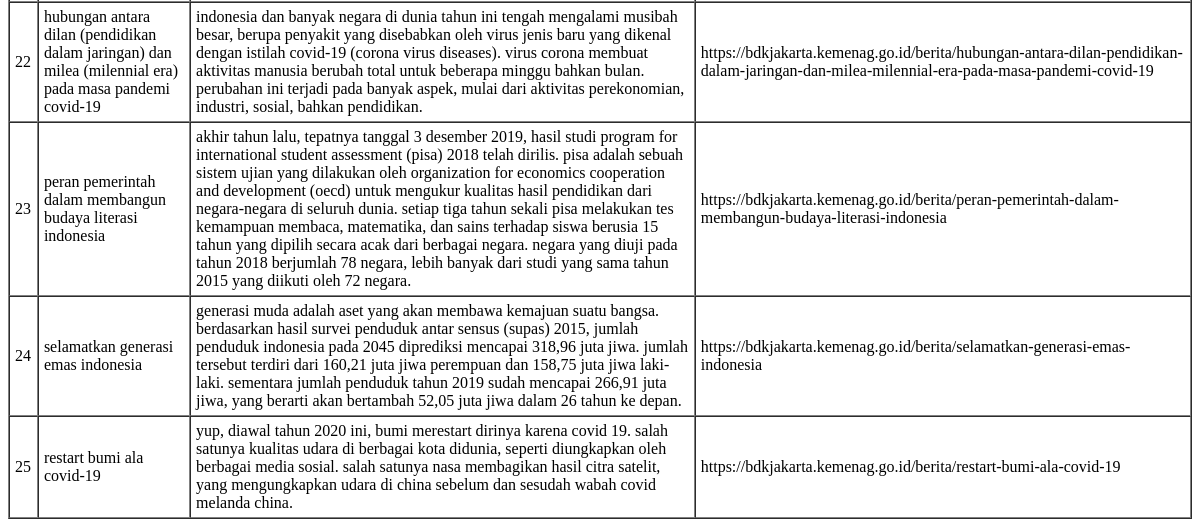
The app's page /lowercase.php (lower part), older data.
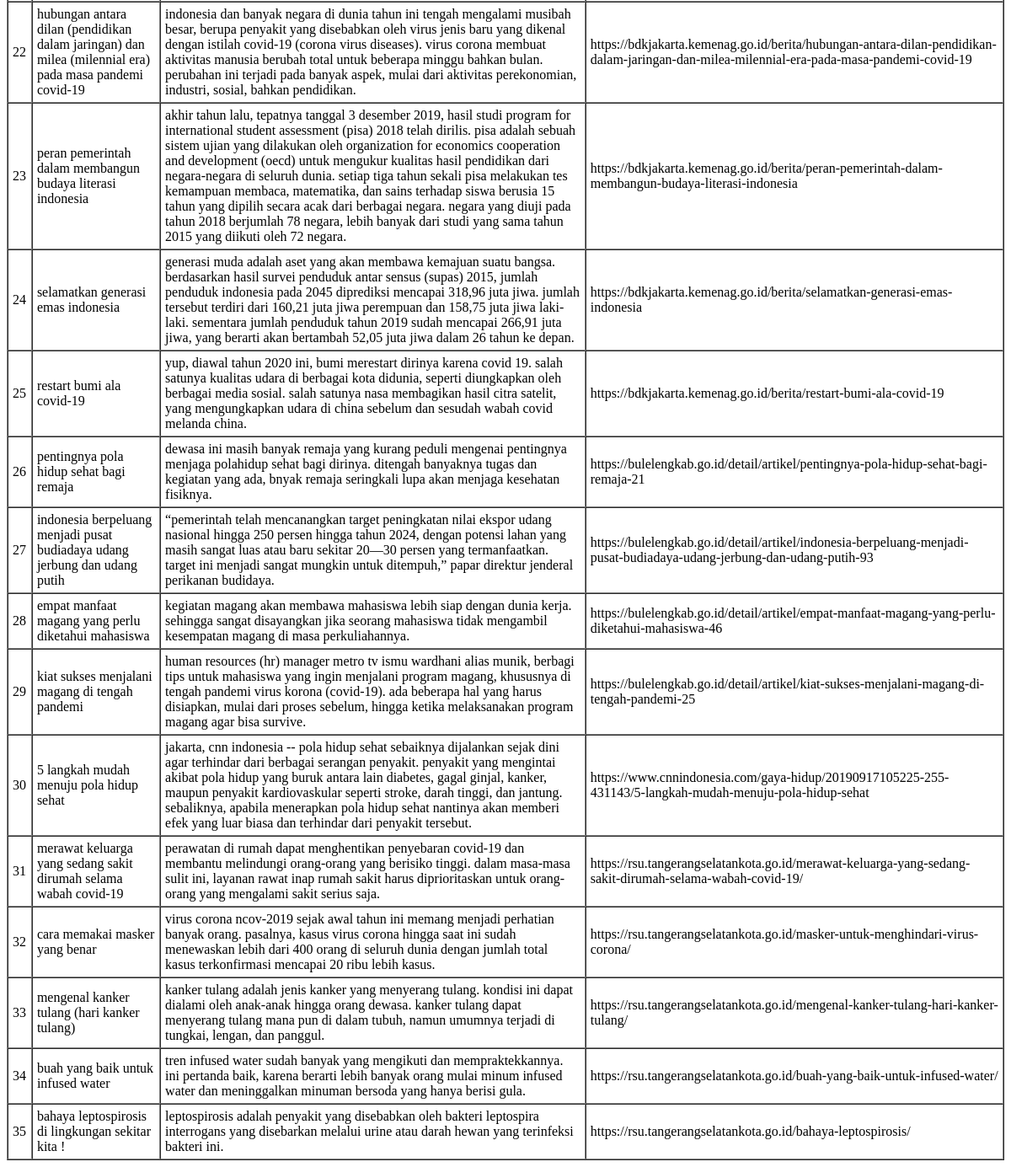
The same page, newer data.
### tables this page shows
CREATE TABLE `berita`  (
  `id` int(5) NOT NULL AUTO_INCREMENT,
  `judul` tinytext NOT NULL,
  `isi` text NOT NULL,
  `url` text NOT NULL,
  INDEX `hasil`(`id`) USING BTREE
);

### lowercase.php (the view, shortened to what this page needs)
<table border=1 cellpadding=5 cellspacing=0>
<?php
include "index.php";
include "koneksi.php";
$query = "SELECT * FROM berita";
$result = mysqli_query($koneksi,$query);
while($row = mysqli_fetch_array($result)){
echo "<tr>";
$id1 = $row['id'];
$judul1 = $row['judul'];
$isi1 = $row['isi'];
$url1 = $row['url'];
echo "<td><font color=blue></font>" .  $id1 . "<br></td>";
echo "<td><font color=blue></font>" .  strtolower($judul1) . "<br></td>";
echo "<td><font color=blue></font>" .  strtolower($isi1) . "<br></td>";
echo "<td><font color=blue></font>" .  strtolower($url1) . "<br></td>";
echo "</tr>";
}
?>

Row changes from the older to the newer data that the page shows:
added berita: id "26", judul "pentingnya pola hidup sehat bagi remaja", isi "dewasa ini masih banyak remaja yang kurang peduli mengenai pentingnya menjaga polahidup sehat bagi dirinya. ditengah banyaknya tugas dan kegiatan yang ada, bnyak remaja seringkali lupa akan menjaga kesehatan fisiknya.", url "https://bulelengkab.go.id/detail/artikel/pentingnya-pola-hidup-sehat-bagi-remaja-21"
added berita: id "27", judul "indonesia berpeluang menjadi pusat budiadaya udang jerbung dan udang putih", isi "“pemerintah telah mencanangkan target peningkatan nilai ekspor udang nasional hingga 250 persen hingga tahun 2024, dengan potensi lahan yang masih sangat luas atau baru sekitar 20—30 persen yang termanfaatkan. target ini menjadi sangat mungkin untuk ditempuh,” papar direktur jenderal perikanan budidaya.", url "https://bulelengkab.go.id/detail/artikel/indonesia-berpeluang-menjadi-pusat-budiadaya-udang-jerbung-dan-udang-putih-93"
added berita: id "28", judul "empat manfaat magang yang perlu diketahui mahasiswa", isi "kegiatan magang akan membawa mahasiswa lebih siap dengan dunia kerja. sehingga sangat disayangkan jika seorang mahasiswa tidak mengambil kesempatan magang di masa perkuliahannya.", url "https://bulelengkab.go.id/detail/artikel/empat-manfaat-magang-yang-perlu-diketahui-mahasiswa-46"
added berita: id "29", judul "kiat sukses menjalani magang di tengah pandemi", isi "human resources (hr) manager metro tv ismu wardhani alias munik, berbagi tips untuk mahasiswa yang ingin menjalani program magang, khususnya di tengah pandemi virus korona (covid-19). ada beberapa hal yang harus disiapkan, mulai dari proses sebelum, hingga ketika melaksanakan program magang agar bisa survive.", url "https://bulelengkab.go.id/detail/artikel/kiat-sukses-menjalani-magang-di-tengah-pandemi-25"
added berita: id "30", judul "5 langkah mudah menuju pola hidup sehat", isi "jakarta, cnn indonesia -- pola hidup sehat sebaiknya dijalankan sejak dini agar terhindar dari berbagai serangan penyakit. penyakit yang mengintai akibat pola hidup yang buruk antara lain diabetes, gagal ginjal, kanker, maupun penyakit kardiovaskular seperti stroke, darah tinggi, dan jantung. sebaliknya, apabila menerapkan pola hidup sehat nantinya akan memberi efek yang luar biasa dan terhindar dari penyakit tersebut.", url "https://www.cnnindonesia.com/gaya-hidup/20190917105225-255-431143/5-langkah-mudah-menuju-pola-hidup-sehat"
added berita: id "31", judul "merawat keluarga yang sedang sakit dirumah selama wabah covid-19", isi "perawatan di rumah dapat menghentikan penyebaran covid-19 dan membantu melindungi orang-orang yang berisiko tinggi. dalam masa-masa sulit ini, layanan rawat inap rumah sakit harus diprioritaskan untuk orang-orang yang mengalami sakit serius saja.", url "https://rsu.tangerangselatankota.go.id/merawat-keluarga-yang-sedang-sakit-dirumah-selama-wabah-covid-19/"
added berita: id "32", judul "cara memakai masker yang benar", isi "virus corona ncov-2019 sejak awal tahun ini memang menjadi perhatian banyak orang. pasalnya, kasus virus corona hingga saat ini sudah menewaskan lebih dari 400 orang di seluruh dunia dengan jumlah total kasus terkonfirmasi mencapai 20 ribu lebih kasus.", url "https://rsu.tangerangselatankota.go.id/masker-untuk-menghindari-virus-corona/"
added berita: id "33", judul "mengenal kanker tulang (hari kanker tulang)", isi "kanker tulang adalah jenis kanker yang menyerang tulang. kondisi ini dapat dialami oleh anak-anak hingga orang dewasa. kanker tulang dapat menyerang tulang mana pun di dalam tubuh, namun umumnya terjadi di tungkai, lengan, dan panggul.", url "https://rsu.tangerangselatankota.go.id/mengenal-kanker-tulang-hari-kanker-tulang/"
added berita: id "34", judul "buah yang baik untuk infused water", isi "tren infused water sudah banyak yang mengikuti dan mempraktekkannya. ini pertanda baik, karena berarti lebih banyak orang mulai minum infused water dan meninggalkan minuman bersoda yang hanya berisi gula.", url "https://rsu.tangerangselatankota.go.id/buah-yang-baik-untuk-infused-water/"
added berita: id "35", judul "bahaya leptospirosis di lingkungan sekitar kita !", isi "leptospirosis adalah penyakit yang disebabkan oleh bakteri leptospira interrogans yang disebarkan melalui urine atau darah hewan yang terinfeksi bakteri ini.", url "https://rsu.tangerangselatankota.go.id/bahaya-leptospirosis/"
